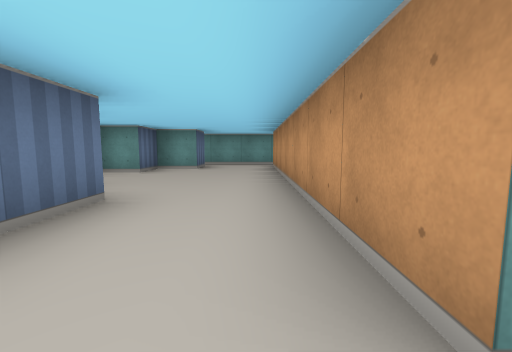
[1] (above)

24 first-person views from a walk through a cub3D maze. The camera is about half as high as the walls, tilts 6° down and sees 90° across. The floor is counted in squares. Each view is taken from the middle of a square. On the plan, view 1 faces up. The plan holds only what a view shows up to about 9 squares ahead; the rest is blank.

[2]
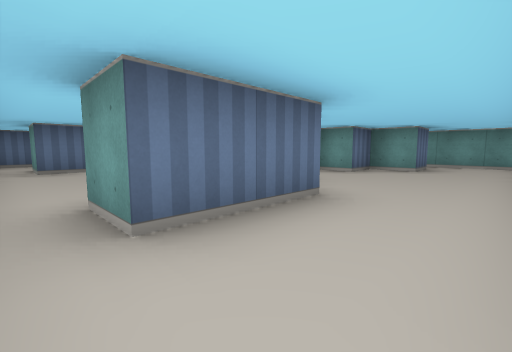

[3]
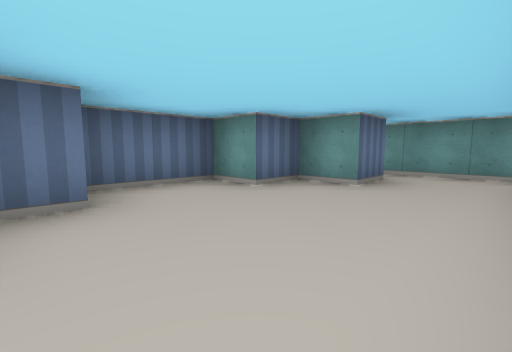

[4]
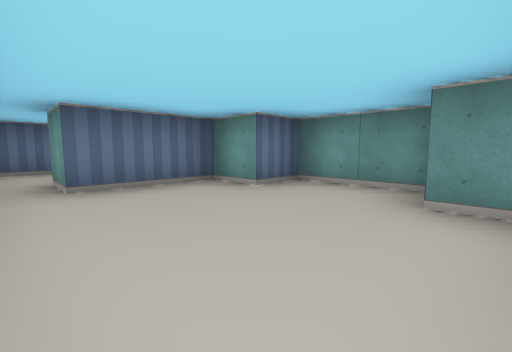

[5]
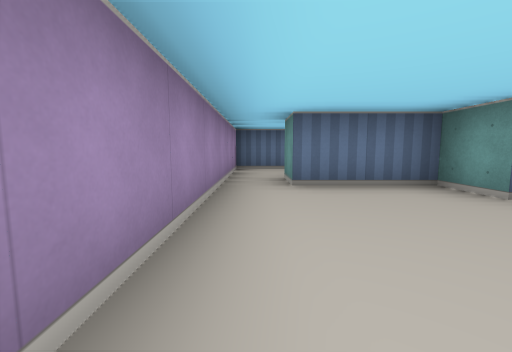

[6]
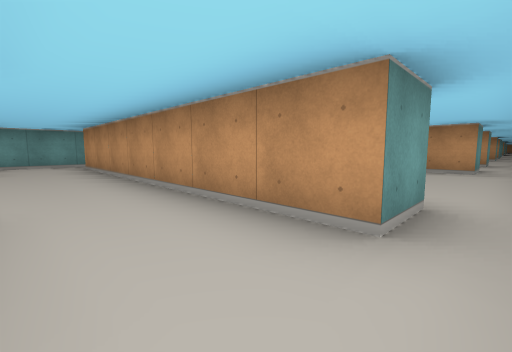

[7]
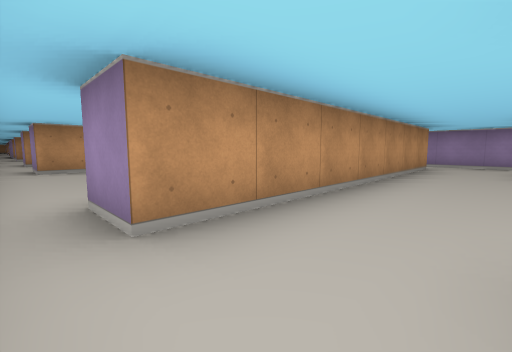

[8]
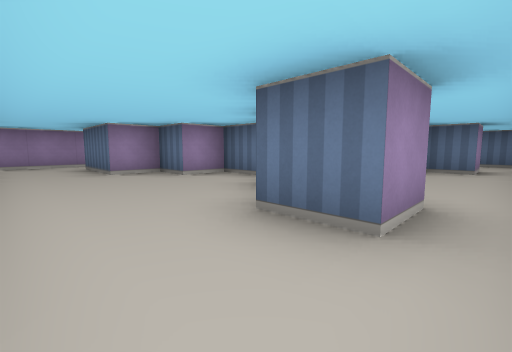

[9]
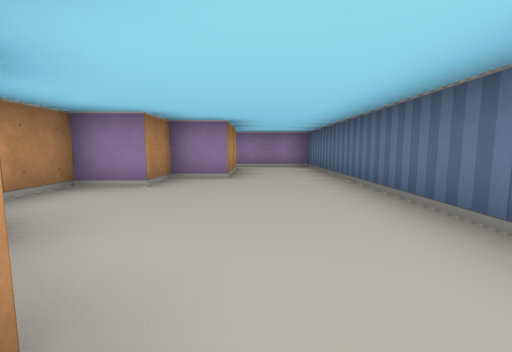

[10]
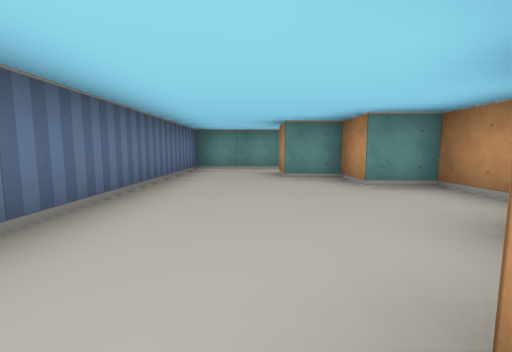

[11]
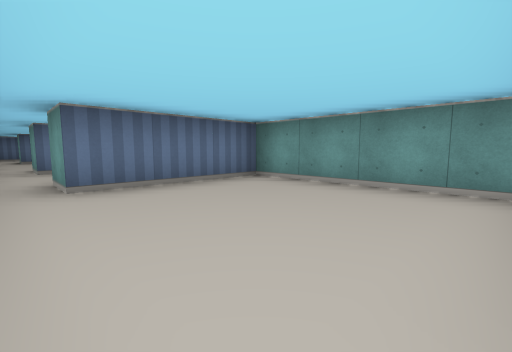

[12]
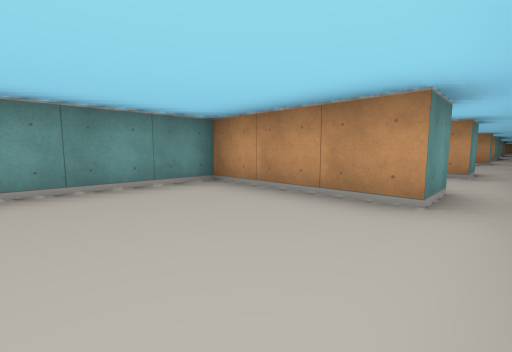

[13]
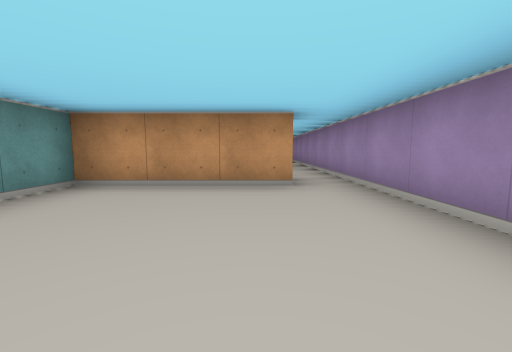

[14]
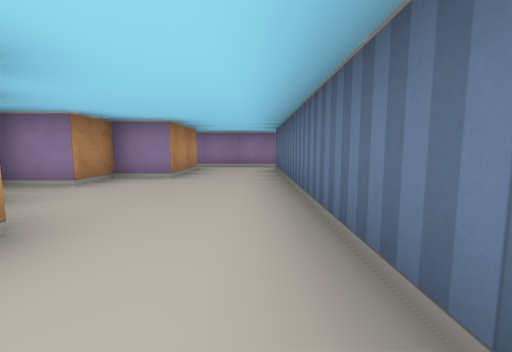

[15]
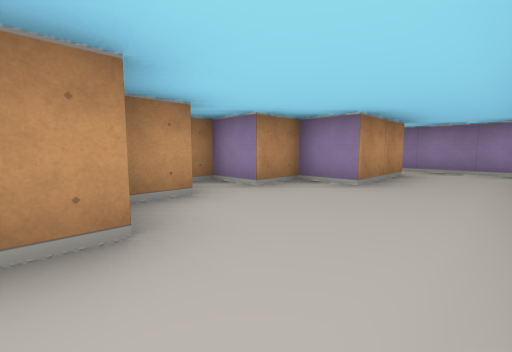

[16]
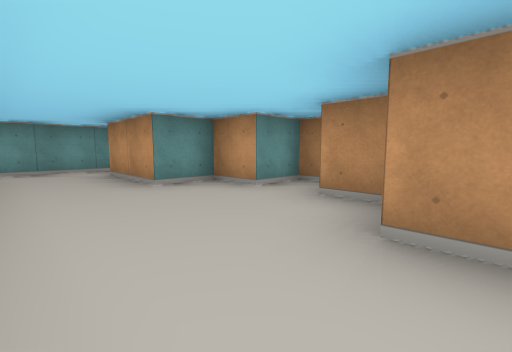

[17]
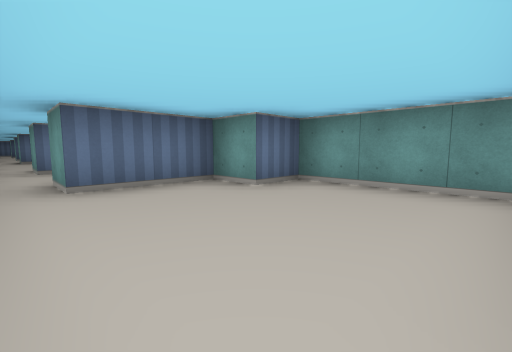

[18]
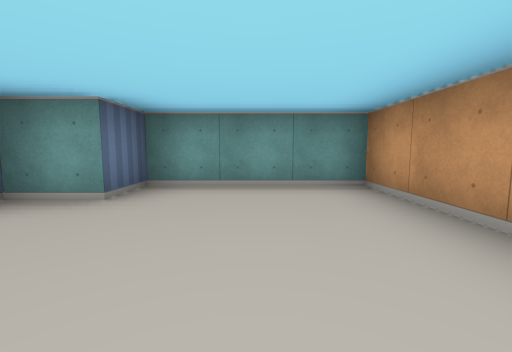

[19]
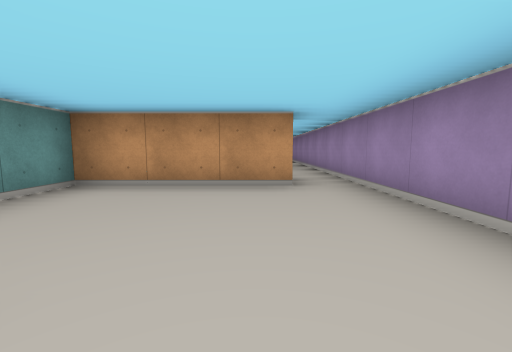

[20]
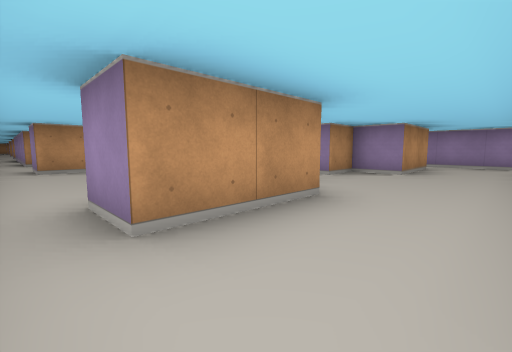

[21]
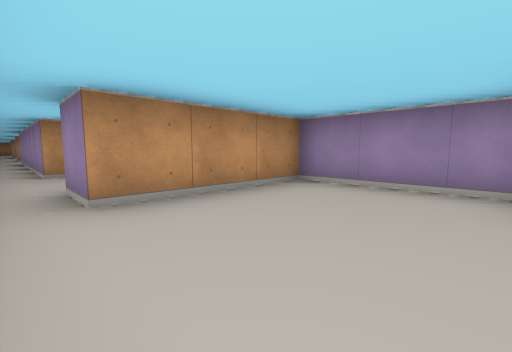

[22]
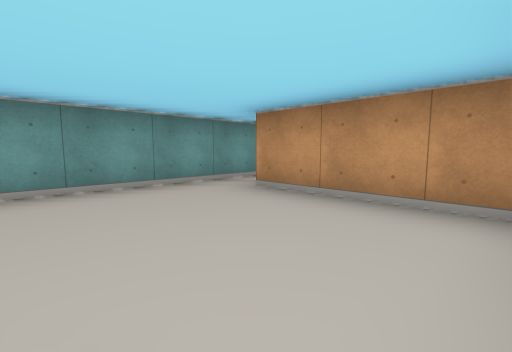

[23]
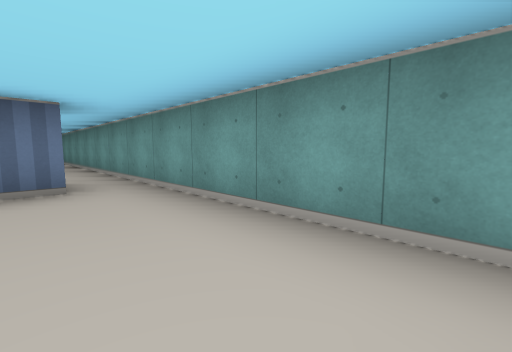

[24]
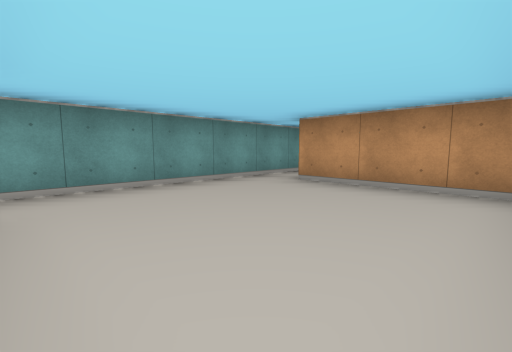

### Floor plan
Points are (right, up) in squares from view 1. A wall is a line through its corners. A room is listed if a view was taken in it or the views show most of it. See-through windows are left out.
Room 1 (views 1, 2, 3, 6, 7, 8)
walls: (-2.6, 7.5) (-1.5, 7.5) (-1.5, 6.5) (-2.5, 6.5) (-2.5, 5.5) (-3.5, 5.5) (-3.5, 3.5) (-2.5, 3.5) (-2.5, 2.5) (-1.5, 2.5) (-1.5, 0.5); (1.6, 8.5) (-1.9, 8.5); (0.5, 0.5) (0.5, 7.5) (1.5, 7.5); (-1.8, -0.5) (0.8, -0.5)
ways out: opening at (-2, 0) to room 2; opening at (1, 0) to room 4; opening at (1, 8) to room 8; opening at (-3, 8)
Room 2 (views 4, 5)
walls: (-2.9, 2.5) (-3.5, 2.5); (-7.5, -0.5) (-3.4, -0.5); (-3.5, 3.5) (-5.5, 3.5) (-5.5, 2.5) (-6.5, 2.5) (-6.5, 0.5) (-7.5, 0.5); (-1.5, 0.5) (-2.5, 0.5)
ways out: opening at (-2, 0) to room 1; opening at (-7, 0) to room 3
Room 3 (views 9, 10)
walls: (-7.5, 0.5) (-7.5, 2.5) (-6.5, 2.5) (-6.5, 3.5) (-5.5, 3.5) (-5.5, 5.5) (-6.5, 5.5) (-6.5, 6.5) (-7.5, 6.5) (-7.5, 7.5); (-7.4, 8.5) (-9.5, 8.5) (-9.5, -0.5) (-7.5, -0.5)
ways out: opening at (-7, 0) to room 2; opening at (-8, 8)
Room 4 (views 11, 12, 13)
walls: (3.4, -0.5) (6.6, -0.5); (6.5, 0.5) (5.5, 0.5) (5.5, 3.5) (1.5, 3.5) (1.5, 0.5) (0.5, 0.5)
ways out: opening at (1, 0) to room 1; opening at (6, 0) to room 5
Room 5 (views 14, 15, 16, 20)
walls: (9.5, 4.5) (9.5, 5.5) (8.5, 5.5) (8.5, 7.5); (10.5, 3.5) (10.5, 4.5); (6.5, 6.6) (6.5, 0.5); (8.5, 0.5) (8.5, 2.5) (9.5, 2.5) (9.5, 3.5); (5.5, 7.5) (6.5, 7.5); (8.5, 8.5) (5.6, 8.5); (6.6, -0.5) (8.6, -0.5)
ways out: opening at (6, 0) to room 4; opening at (9, 0) to room 6; opening at (8, 8) to room 7; opening at (6, 8) to room 8
Room 6 (views 17, 18, 19)
walls: (13.5, 0.5) (13.5, 3.5) (10.5, 3.5) (10.5, 2.5) (9.5, 2.5) (9.5, 0.5) (8.5, 0.5); (8.6, -0.5) (13.6, -0.5)
ways out: opening at (9, 0) to room 5; opening at (14, 0)
Room 7 (views 21, 22, 23)
walls: (13.5, 8.5) (8.5, 8.5); (10.9, 4.5) (13.5, 4.5) (13.5, 7.5); (8.5, 7.5) (9.5, 7.5) (9.5, 6.9)
ways out: opening at (8, 8) to room 5; opening at (14, 8)
Room 8 (view 24)
walls: (5.6, 8.5) (1.6, 8.5); (5.5, 4.9) (5.5, 7.5)
ways out: opening at (1, 8) to room 1; opening at (6, 8) to room 5

Where each view was taken, in squares from view 1:
view 1: 0 up, 0 right, facing up
view 2: 0 up, 0 right, facing up-left
view 3: 3 up, 0 right, facing up-left
view 4: 0 up, 3 left, facing up-left
view 5: 0 up, 3 left, facing left
view 6: 0 up, 1 left, facing up-right
view 7: 8 up, 1 left, facing down-right
view 8: 8 up, 0 right, facing down-left
view 9: 7 up, 8 left, facing down
view 10: 2 up, 8 left, facing up
view 11: 0 up, 5 right, facing up-left
view 12: 0 up, 3 right, facing up-right
view 13: 1 up, 2 right, facing right
view 14: 7 up, 7 right, facing down
view 15: 6 up, 7 right, facing down-right
view 16: 2 up, 7 right, facing up-right
view 17: 0 up, 13 right, facing up-left
view 18: 0 up, 12 right, facing up
view 19: 1 up, 10 right, facing right
view 20: 8 up, 7 right, facing down-right
view 21: 8 up, 11 right, facing down-right
view 22: 5 up, 11 right, facing up-right
view 23: 7 up, 13 right, facing up-left
view 24: 5 up, 2 right, facing up-right
